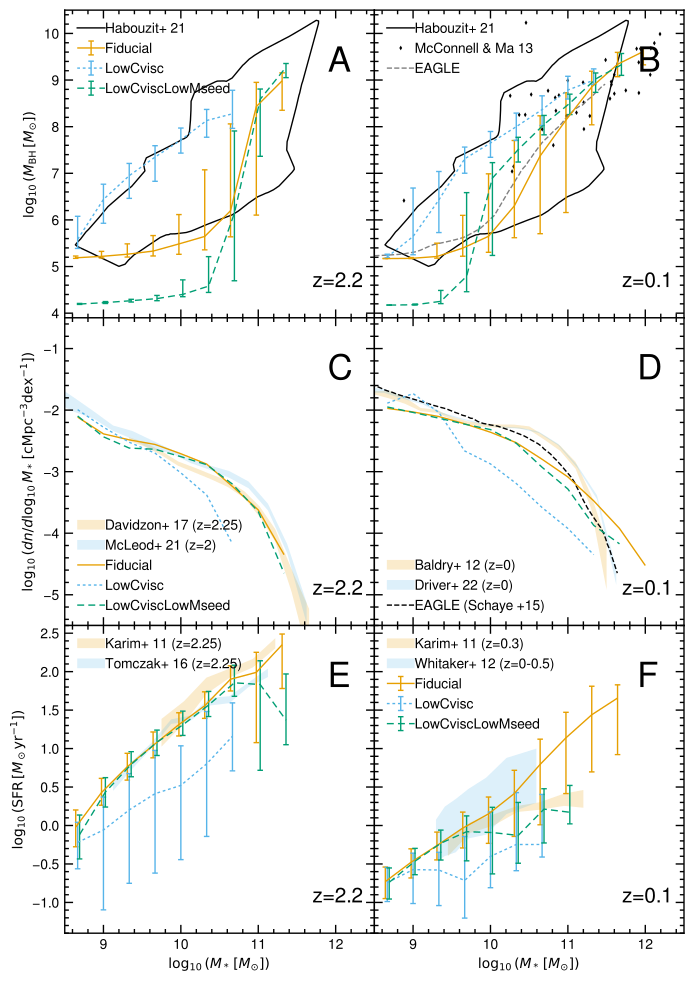

Source code (Python):
import numpy as np
import matplotlib.pyplot as plt
from matplotlib import colormaps as cm
import load_obsdata as obs

# 3x2 grid of plots
fig, ax = plt.subplots(3, 2, figsize=(8, 12), sharex=True, sharey=False)
# Adjust the spacing between subplots
plt.subplots_adjust(wspace=0, hspace=0)

ax[0,0].set_xlim(8.5, 12.5)

xlabel = r"$\log_{10} (M_* \,[M_{\odot}])$"
ax[2,0].set_xlabel(xlabel)
ax[2,1].set_xlabel(xlabel)

def shift(i):
    ndata = 3
    diffmax = 0.025
    mid = (ndata-1)/2
    return (i-mid)/mid*diffmax

# First row: black hole mass vs stellar mass --------------------------------
ax[0,0].set_ylim(3.9, 10.5)
ax[0,1].set_ylim(3.9, 10.5)
ylabel = r"$\log_{10} (M_{\rm BH} \,[M_{\odot}])$"
ax[0,0].set_ylabel(ylabel)
ax[0,1].set_yticklabels([])

# Panel 1: z = 2.2
d = np.loadtxt("mstar_mbh_relation/BH_Habouzit21.txt")
ax[0,0].plot(d[:,0], d[:,1], label="Habouzit+ 21", color="black", ms=0, ls="-")

# reset color cycle
ax[0,0].set_prop_cycle(None)

d = np.loadtxt("mstar_mbh_relation/BH_z2_Fiducial.dat")
d = d[d[:,4] > 2]
ax[0,0].errorbar(d[:,0]+shift(0), d[:,1], yerr=(d[:,1]-d[:,2], d[:,3]-d[:,1]),  capsize=2, ms=0, label="Fiducial")

d = np.loadtxt("mstar_mbh_relation/BH_z2_LowCvisc.dat")
d = d[d[:,4] > 2]
ax[0,0].errorbar(d[:,0]+shift(1), d[:,1], yerr=(d[:,1]-d[:,2], d[:,3]-d[:,1]),  capsize=2, ms=0, label="LowCvisc")

d = np.loadtxt("mstar_mbh_relation/BH_z2_LowCviscLowMseed.dat")
d = d[d[:,4] > 2]
ax[0,0].errorbar(d[:,0]+shift(2), d[:,1], yerr=(d[:,1]-d[:,2], d[:,3]-d[:,1]),  capsize=2, ms=0, label="LowCviscLowMseed")

ax[0,0].text(0.8, 0.1, "z=2.2", transform=ax[0,0].transAxes, fontsize=15)

ax[0,0].text(0.85, 0.8, "A", transform=ax[0,0].transAxes, fontsize=25)

ax[0,0].legend(loc="upper left", fontsize=10)

# Panel 2: z = 0.1

d = np.loadtxt("mstar_mbh_relation/BH_Habouzit21.txt")
ax[0,1].plot(d[:,0], d[:,1], label="Habouzit+ 21", color="black", ms=0, ls="-")

d = np.loadtxt("mstar_mbh_relation/BH_McConnell_z0.txt")
ax[0,1].plot(d[:,0], d[:,1], label="McConnell & Ma 13", c="black", marker="d", ls=" ", ms=1)

d = np.loadtxt("mstar_mbh_relation/BH_EAGLE_z0.txt")
ax[0,1].plot(d[:,0], d[:,1], label="EAGLE", c="gray", ls="--", ms=0)

# reset color cycle
ax[0,1].set_prop_cycle(None)

d = np.loadtxt("mstar_mbh_relation/BH_z0_Fiducial.dat")
d = d[d[:,4] > 2]
ax[0,1].errorbar(d[:,0]+shift(0), d[:,1], yerr=(d[:,1]-d[:,2], d[:,3]-d[:,1]),  capsize=2, ms=0)

d = np.loadtxt("mstar_mbh_relation/BH_z0_LowCvisc.dat")
d = d[d[:,4] > 2]
ax[0,1].errorbar(d[:,0]+shift(1), d[:,1], yerr=(d[:,1]-d[:,2], d[:,3]-d[:,1]),  capsize=2, ms=0)

d = np.loadtxt("mstar_mbh_relation/BH_z0_LowCviscLowMseed.dat")
d = d[d[:,4] > 2]
ax[0,1].errorbar(d[:,0]+shift(2), d[:,1], yerr=(d[:,1]-d[:,2], d[:,3]-d[:,1]),  capsize=2, ms=0)

ax[0,1].text(0.8, 0.1, "z=0.1", transform=ax[0,1].transAxes, fontsize=15)
ax[0,1].text(0.85, 0.8, "B", transform=ax[0,1].transAxes, fontsize=25)

ax[0,1].legend(loc="upper left", fontsize=10)


# second row: stellar mass function ----------------------------------------------
ax[1,0].set_ylim(-5.5,-0.5)
ax[1,1].set_ylim(-5.5,-0.5)
ylabel = r"$\log_{10} (dn/d\log_{10}M_* \,[{\rm cMpc}^{-3} {\rm dex}^{-1}])$"
ax[1,0].set_ylabel(ylabel)
ax[1,1].set_yticklabels([])
# Panel 3: z=2.2

d = obs.load_target_obsdata("SMF", "davidzon2017_z2.25")
ax[1,0].fill_between(d["x"], d["y1"], d["y2"], lw=0, alpha=0.2, label="Davidzon+ 17 (z=2.25)")

d = obs.load_target_obsdata("SMF", "mcleod2021_z2")
ax[1,0].fill_between(d["x"], d["y1"], d["y2"], lw=0, alpha=0.2, label="McLeod+ 21 (z=2)")

# reset color cycle
ax[1,0].set_prop_cycle(None)

d = np.loadtxt("stellar_mass_function/SMF_z2_Fiducial.dat")
ax[1,0].plot(d[:,0], d[:,1], ms=0, label="Fiducial")

d = np.loadtxt("stellar_mass_function/SMF_z2_LowCvisc.dat")
ax[1,0].plot(d[:,0], d[:,1], ms=0, label="LowCvisc")

d = np.loadtxt("stellar_mass_function/SMF_z2_LowCviscLowMseed.dat")
ax[1,0].plot(d[:,0], d[:,1], ms=0, label="LowCviscLowMseed")

ax[1,0].text(0.8, 0.1, "z=2.2", transform=ax[1,0].transAxes, fontsize=15)
ax[1,0].text(0.85, 0.8, "C", transform=ax[1,0].transAxes, fontsize=25)

ax[1,0].legend(loc="lower left", fontsize=10)

# Panel 4: z=0

d = obs.load_target_obsdata("SMF", "baldry2012_z0")
ax[1,1].fill_between(d["x"], d["y1"], d["y2"], lw=0, alpha=0.2, label="Baldry+ 12 (z=0)")

d = obs.load_target_obsdata("SMF", "driver2022_z0")
ax[1,1].fill_between(d["x"], d["y1"], d["y2"], lw=0, alpha=0.2, label="Driver+ 22 (z=0)")

d = np.loadtxt("stellar_mass_function/SMF_EAGLE_z0.txt")
ax[1,1].plot(d[:,0], d[:,1], ms=0, label="EAGLE (Schaye +15)", c="k", ls="--")

# reset color cycle
ax[1,1].set_prop_cycle(None)

d = np.loadtxt("stellar_mass_function/SMF_z0_Fiducial.dat")
ax[1,1].plot(d[:,0], d[:,1], ms=0)

d = np.loadtxt("stellar_mass_function/SMF_z0_LowCvisc.dat")
ax[1,1].plot(d[:,0], d[:,1], ms=0)

d = np.loadtxt("stellar_mass_function/SMF_z0_LowCviscLowMseed.dat")
ax[1,1].plot(d[:,0], d[:,1], ms=0)


ax[1,1].text(0.8, 0.1, "z=0.1", transform=ax[1,1].transAxes, fontsize=15)
ax[1,1].text(0.85, 0.8, "D", transform=ax[1,1].transAxes, fontsize=25)

ax[1,1].legend(loc="lower left", fontsize=10)

# third row: SFR vs stellar mass ----------------------------------------------

# Panel 5: z=2.2
ax[2,0].set_ylim(-1.4, 2.6)
ax[2,1].set_ylim(-1.4, 2.6)
ylabel = r"$\log_{10} ({\rm SFR}\,[M_\odot {\rm yr}^{-1}])$"
ax[2,0].set_ylabel(ylabel)
ax[2,1].set_yticklabels([])


d = obs.load_target_obsdata("SFMS", "karim2011_z2.25")
ax[2,0].fill_between(d["x"], d["y1"], d["y2"], lw=0, alpha=0.2, label="Karim+ 11 (z=2.25)")

d = obs.load_target_obsdata("SFMS", "tomczak2016_z2.25")
ax[2,0].fill_between(d["x"], d["y1"], d["y2"], lw=0, alpha=0.2, label="Tomczak+ 16 (z=2.25)")

ax[2,0].set_prop_cycle(None)

d = np.loadtxt("mstar_sfr_relation/SFMS_z2_Fiducial.dat")
d = d[d[:,4] > 2]
ax[2,0].errorbar(d[:,0]+shift(0), d[:,1], yerr=(d[:,1]-d[:,2], d[:,3]-d[:,1]),  capsize=2, ms=0)

d = np.loadtxt("mstar_sfr_relation/SFMS_z2_LowCvisc.dat")
d = d[d[:,4] > 2]
ax[2,0].errorbar(d[:,0]+shift(1), d[:,1], yerr=(d[:,1]-d[:,2], d[:,3]-d[:,1]),  capsize=2, ms=0)

d = np.loadtxt("mstar_sfr_relation/SFMS_z2_LowCviscLowMseed.dat")
d = d[d[:,4] > 2]
ax[2,0].errorbar(d[:,0]+shift(2), d[:,1], yerr=(d[:,1]-d[:,2], d[:,3]-d[:,1]),  capsize=2, ms=0)

ax[2,0].text(0.8, 0.1, "z=2.2", transform=ax[2,0].transAxes, fontsize=15)
ax[2,0].text(0.85, 0.8, "E", transform=ax[2,0].transAxes, fontsize=25)
ax[2,0].legend(loc="upper left", fontsize=10)

# Panel 6: z=0

d = obs.load_target_obsdata("SFMS", "karim2011_z0.3")
ax[2,1].fill_between(d["x"], d["y1"], d["y2"], lw=0, alpha=0.2, label="Karim+ 11 (z=0.3)")

d = obs.load_target_obsdata("SFMS", "whitaker2012_z0.25")
ax[2,1].fill_between(d["x"], d["y1"], d["y2"], lw=0, alpha=0.2, label="Whitaker+ 12 (z=0-0.5)")

ax[2,1].set_prop_cycle(None)

d = np.loadtxt("mstar_sfr_relation/SFMS_z0_Fiducial.dat")
d = d[d[:,4] > 2]
ax[2,1].errorbar(d[:,0]+shift(0), d[:,1], yerr=(d[:,1]-d[:,2], d[:,3]-d[:,1]),  capsize=2, ms=0, label="Fiducial")

d = np.loadtxt("mstar_sfr_relation/SFMS_z0_LowCvisc.dat")
d = d[d[:,4] > 2]
ax[2,1].errorbar(d[:,0]+shift(1), d[:,1], yerr=(d[:,1]-d[:,2], d[:,3]-d[:,1]),  capsize=2, ms=0, label="LowCvisc")

d = np.loadtxt("mstar_sfr_relation/SFMS_z0_LowCviscLowMseed.dat")
d = d[d[:,4] > 2]
ax[2,1].errorbar(d[:,0]+shift(2), d[:,1], yerr=(d[:,1]-d[:,2], d[:,3]-d[:,1]),  capsize=2, ms=0, label="LowCviscLowMseed")

ax[2,1].text(0.8, 0.1, "z=0.1", transform=ax[2,1].transAxes, fontsize=15)
ax[2,1].text(0.85, 0.8, "F", transform=ax[2,1].transAxes, fontsize=25)
ax[2,1].legend(loc="upper left", fontsize=10)

plt.savefig("fig7_bhs.pdf", bbox_inches="tight", dpi=300)
